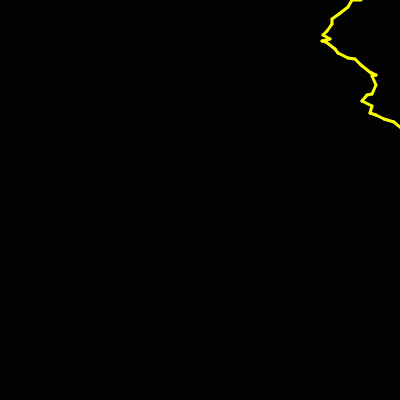
Frame 1 (no input)
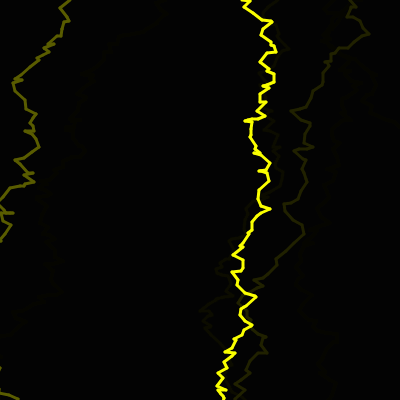
Frame 60 (no input)
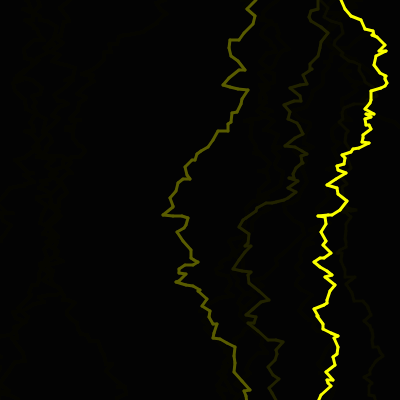
Frame 120 (the mouse pressed at the canvas centre since frame 60)

The p5.js sketch that drew these frames (run headless with seeded random() and noise() and a simulated clock; from frame 60 on, the mouse is pressed at the canvas centre):

// p5.js sketch
// ── sketch.js
'use strict';

var startX, startY, endX, endY, count, rain, count;
var r1;
var numDrops = 20;
var drops = new Array();

function setup() {
    createCanvas(400, 400);
    startX = (int)(Math.random() * 400);
    startY = 0;
    endX = 350;
    endY = 350;
    count = 0;
    rain = 10;
    strokeWeight(3);
    background('#030303');
    for (var i = 0; i < numDrops; i++) {

        drops[i] = new Rain();
        //drop.push(new Rain());
        //r1 = new Rain();
    }
}

function draw() {
    stroke('#000EFF');
    for (var i = 0; i < drops.length; i++) {
        drops[i].fall();
    }
    if (frameCount % 10 == 0) {
        startX = (int)(Math.random() * 400);
        startY = 0;
        endX = 350;
        endY = 350;
        count++;
    }
    fill(0, 0, 0, 25);
    rect(-5, -5, 420, 420);
    while (endX < 400) {
        endX = startX + Math.floor((Math.random() * 21) - 10);
        endY = startY + Math.floor((Math.random() * 10));
        stroke('#FAFF00');
        line(startX, startY, endX, endY);
        startX = endX;
        startY = endY;
    }
}


class Rain {
    constructor() {
        this.r = Math.floor((Math.random() * 400));
        this.y = Math.floor((Math.random() * height) - height);
    }
    fall() {
        this.y += 7;
        fill(0, 10, 200, 180);
        ellipse(this.r, this.y, 0, 0);
        if (this.y > height) {
            this.r = (Math.random() * 400);
            this.y = (Math.random() * 200) - 200;
        }
    }
}
